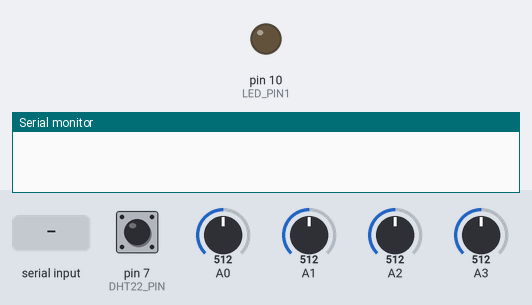
Recording of a sketch running on a simulated Arduino Uno, built with avr-gcc and run on an emulated ATmega328P. Parts: output pins drawn as LEDs (lit = HIGH), the last lines printed to the serial monitor. The inputs (shaded band) are chosen by the test bench; at power-on: A0 = 512, pin 7 (DHT22_PIN) HIGH, A1 = 512, A2 = 512, A3 = 512.

Above: at 1.2 s.
1.3 s: "p90\n" received over Serial
At 3.0 s:
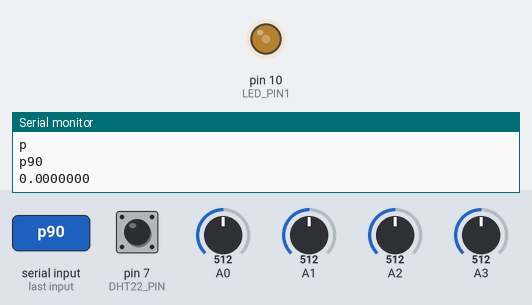
11.5 s: A0 set to 290
Timing chart, 0 to 21.6 s (numbered marks = the images above; inputs shaded):
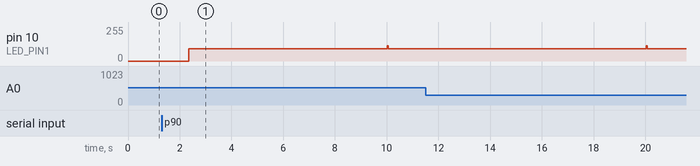

Measured:
- after the input at 1.3 s, pin 10 (LED_PIN1): 0/255 → 92/255 after 1.0 s

The sketch:

All_sensors.ino
```cpp
/*
  [p,(duty比),(cycle)]を入力
  LEDの点滅を止める場合：'e'を入力
  10秒毎に温湿度，土壌湿度の値を取得（割り込み処理）
*/

#include <DHT.h>
#include <MsTimer2.h>
#include <string.h>
using namespace std;
#define DHTTYPE DHT22
#define DHT22_PIN 7 //温湿度
#define Soil_PIN1 3
#define Soil_PIN2 4
#define Soil_PIN3 5
#define Soil_PIN4 6
#define LED_PIN1 10
DHT dht(DHT22_PIN, DHTTYPE);

void flash() { //割り込み時に処理される関数
  char humidity[10];
  char temperature[10];

  float h  = dht.readHumidity();
  // 温度を取得すると同時に華氏を摂氏に変換
  float t  = 5.0/9.0*(dht.readTemperature(true)-32.0);

  // 小数hを6文字(小数点以下2文字)の文字列に変換
  dtostrf(h, 6, 2,humidity );
  dtostrf(t, 6, 2, temperature);

   // 温湿度，土壌湿度をひとつのString型変数
   String postData = humidity;
   postData.concat(",");
   postData.concat(temperature);
   postData.concat(",");
   postData.concat(Soil_moisture(analogRead(A0)));
   postData.concat(",");
   postData.concat(Soil_moisture(analogRead(A1)));
   postData.concat(",");
   postData.concat(Soil_moisture(analogRead(A2)));
   postData.concat(",");
   postData.concat(Soil_moisture(analogRead(A3)));
   postData.concat(",");
   postData.concat(Serial.available());
   Serial.println(postData);
}

void setup() {
  pinMode(DHT22_PIN, INPUT);
  pinMode(LED_PIN1, OUTPUT);
  MsTimer2::set(10000, flash); //10秒毎の割り込み，その時に処理する関数flash()を呼び出し
  MsTimer2::start(); //タイマー割り込み開始
  Serial.begin(9600);
}

void loop()
{
  //[a or b , duty , cycle]
  if(Serial.available() > 0){
          float duty = 0;
          float cycle = 0;
          float LED_ON = 0;
          float LED_OFF = 0;
          char LED_END;
          String temp = Serial.readString();
          String temp2[3] = {"\0"}; //分割された文字列をか格納する配列
          Serial.println(temp[0]);
           if(temp[0] == 'p'){
              //分割数 = 分割処理(文字列,区切り文字,配列)
              int index = split(temp, ',', temp2);
              //結果表示
              for(int i=0; i<index; i++){
                Serial.println(temp2[i]);
              }
              //文字列から数値に変換
              duty = temp2[1].toFloat();
              cycle = temp2[2].toFloat();
              LED_ON = cycle * duty;
              LED_OFF = cycle * (1-duty);
              Serial.println(LED_ON,7); //小数点以下7位まで出力

              while(1){
                if(Serial.available()){
                    LED_END = Serial.read();
                    Serial.println(LED_END);
                      if(LED_END == 'e'){ //点滅中にeを入力
                        break; //無限ループ終了
                      }
                }
               digitalWrite(LED_PIN1, HIGH);
               delay(LED_ON);
               digitalWrite(LED_PIN1, LOW);
               delay(LED_OFF);
              }
          }
       }
    }

 /*
       # the sensor value description
      "1" # 0  ~300     dry soil
      "2" # 300~700     humid soil
      "3" # 700~950     in water
                                     */
String Soil_moisture(int soil){

     if(0 <= soil && soil < 300 ){
       return("1");
     }
     else if(300 <= soil && soil < 700){
       return("2");
     }
     else{
       return("3");
     }
}

int split(String data, char delimiter, String *dst){
  int index = 0;
  int arraySize = (sizeof(data)/sizeof((data)[0]));
  int datalength = data.length();
  for(int i=0; i<datalength; i++){
    char tmp = data.charAt(i);
    if(tmp == delimiter){
      index++;
      if(index > (arraySize - 1)) return -1;
    }
    else dst[index] += tmp;
  }
  return(index + 1);
}
```
